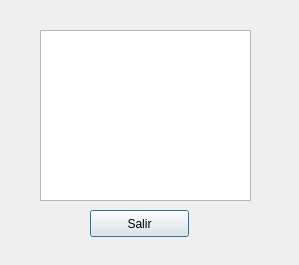
<?xml version="1.0" encoding="UTF-8"?>
<ui version="4.0">
 <class>miestado</class>
 <widget class="QDialog" name="miestado">
  <property name="geometry">
   <rect>
    <x>0</x>
    <y>0</y>
    <width>299</width>
    <height>265</height>
   </rect>
  </property>
  <property name="windowTitle">
   <string>Dialog</string>
  </property>
  <widget class="QPlainTextEdit" name="miestado_2">
   <property name="geometry">
    <rect>
     <x>40</x>
     <y>30</y>
     <width>211</width>
     <height>171</height>
    </rect>
   </property>
   <property name="cursor" stdset="0">
    <cursorShape>PointingHandCursor</cursorShape>
   </property>
   <property name="readOnly">
    <bool>true</bool>
   </property>
  </widget>
  <widget class="QPushButton" name="pushButton">
   <property name="geometry">
    <rect>
     <x>90</x>
     <y>210</y>
     <width>99</width>
     <height>27</height>
    </rect>
   </property>
   <property name="text">
    <string>Salir</string>
   </property>
  </widget>
 </widget>
 <resources/>
 <connections/>
</ui>
